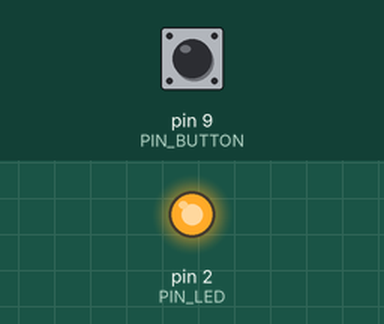
A sketch run on a simulated Arduino Uno, built with avr-gcc and run on an emulated ATmega328P. On the bench: output pins drawn as LEDs (lit = HIGH). The test bench sets the inputs (shaded band); at power-on: pin 9 (PIN_BUTTON) HIGH.

Above: at 1.2 s.
1.3 s: pin 9 (PIN_BUTTON) pulled LOW for 0.15 s
At 1.37 s:
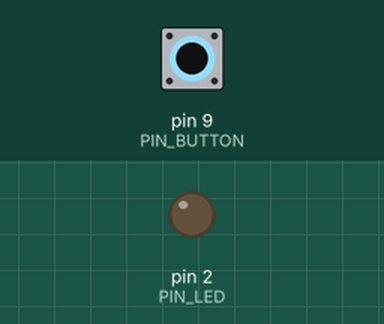
2.9 s: pin 9 (PIN_BUTTON) pulled LOW for 3.2 s
At 7.4 s:
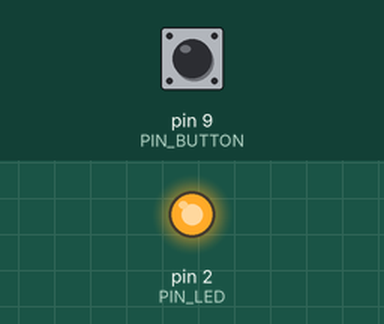
Timing chart, 0 to 8.9 s (numbered marks = the images above; inputs shaded):
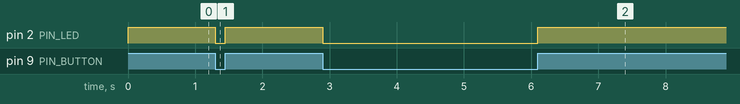

The sketch:

led-test.ino
```cpp
const int PIN_LED = 2;
const int PIN_BUTTON = 9;

void setup() {
    Serial.println("L-CHIKA!!");
    pinMode(PIN_LED, OUTPUT);
    pinMode(PIN_BUTTON, INPUT);
}

void loop() {
    if (digitalRead(PIN_BUTTON) == LOW) {
        Serial.println("L-CHIKA!!");
        digitalWrite(PIN_LED, LOW);
    } else {
        digitalWrite(PIN_LED, HIGH);
    }
}
```

Measured:
- after the input at 1.3 s, pin 2 (PIN_LED): HIGH → LOW at once, → HIGH 0.15 s later
- after the input at 2.9 s, pin 2 (PIN_LED): HIGH → LOW at once, → HIGH 3.2 s later
